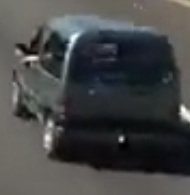
#> input picture car7.png, 190 x 195 px
$ jupyter execute --allow-errors integration.ipynb   (older library calls are emulated)
#> lines starting #> are read from the running program, lines starting #| are printed output that depends on the picture; after the words box and inside, x2 and y2 are one past the last pixel; in counts of white or black regions, pixels touching at a corner belong together
#> further down, img is the input picture: shape (195, 190, 4); mean B, G, R, A 71, 70.8, 69.8, 255
#Imports

[cell 1]
import glob
import cv2
import skimage
from time import sleep
import skimage.io as io
import numpy as np
import commonfunctions as cf
from skimage.feature import hog
from sklearn.model_selection import train_test_split, cross_val_score
from sklearn import svm
import matplotlib.pyplot as plt
from skimage.transform import rescale, resize, downscale_local_mean
from sklearn import metrics
import pickle

#Loading Model

#> (a cell that did not finish here is left out)

#Function to preprocess image before passing to model

[cell 3]
def preprocess_image(image):
    '''
    Function takes the BGR image and return the histogram of its RGB image

    Parameters
    ------------
    image : 3d matrix of a bgr image

    Returns
    --------
    The hog features of the rgb image

    '''
    image = cv2.cvtColor(image, cv2.COLOR_BGR2RGB)
    image = skimage.transform.resize (image,
                        (64, 64),
                        anti_aliasing=True)
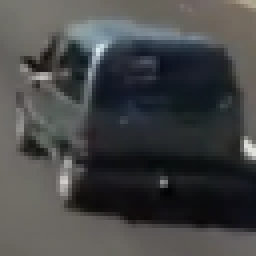
#> image: shape (64, 64, 3) float64 (shown 4 times larger); mean R, G, B 0.274, 0.278, 0.278
    hog_features,_= hog(image, orientations=9,
                    pixels_per_cell=(8, 8),
                    cells_per_block=(3, 3), block_norm='L2-Hys',
                    visualize=True, transform_sqrt=False,
                    feature_vector=True, multichannel=True)
#> hog_features = 2916 values, max 0.36 at index 814, min 0 at index 2, mean 0.0722
    return hog_features
    pass

#Code to take the hog image and return whether it is car or not

[cell 4]
def isCar(image):
    '''
    function to use the loaded SVM model to dedtect whether picture is car or not

    Parameters
    ------------
    image : 3d matrix of a bgr image

    Returns
    -------

    iscar : Boolean      true if car flase if not
    '''
    hog_features=preprocess_image(image)
    X_test=[]
    X_test.append(hog_features)
    iscar=np.uint8(loaded_model.predict(X_test)[0])
    return iscar

#block to test the model and preprocess funciton

[cell 5]
img = cv2.imread('car7.png', -1)
#> (the rest of this cell did not finish here and is left out)

Extracting region of interest and classify it using the model
---------------------------------------------------------------------

[cell 6]
# load a video
video = cv2.VideoCapture('trimmed2.mp4')

# You can set custom kernel size if you want.
kernel = None

# Initialize the background object.
backgroundObject = cv2.createBackgroundSubtractorMOG2(varThreshold=10,detectShadows = True)

while True:

    # Read a new frame.
    ret, frame = video.read()
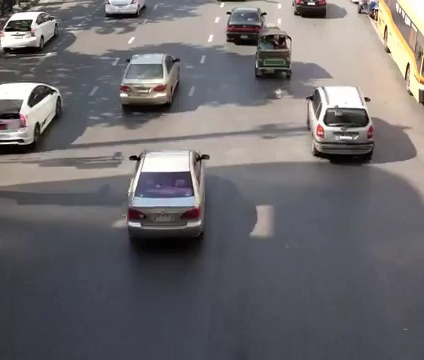
#> input picture frame 68 of trimmed2.mp4, 424 x 360 px
#> frame is the input picture: shape (360, 424, 3); mean B, G, R 109.4, 107.1, 110.1

    # Check if frame is not read correctly.
    if not ret:
        break

    # Apply the background object on the frame to get the segmented mask.
    fgmask = backgroundObject.apply(frame)
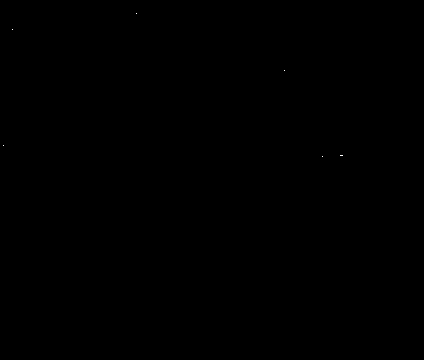
#> fgmask: shape (360, 424); values 127 (black) and 255 (white), 0.01% white in thin lines or dots, all inside (x1, y1, x2, y2) = (3, 13, 343, 157)
    #initialMask = fgmask.copy()

    # Perform thresholding to get rid of the shadows.
    _, fgmask = cv2.threshold(fgmask, 250, 255, cv2.THRESH_BINARY)
    #noisymask = fgmask.copy()

    # Apply some morphological operations to make sure you have a good mask
    fgmask = cv2.erode(fgmask, kernel, iterations = 1)
#> fgmask: shape (360, 424); every value is 0
    fgmask = cv2.dilate(fgmask, kernel, iterations = 2)

    # Detect contours in the frame.
    contours, _ = cv2.findContours(fgmask, cv2.RETR_EXTERNAL, cv2.CHAIN_APPROX_SIMPLE)
#> contours = []

    # Create a copy of the frame to draw bounding boxes around the detected cars.
    frameCopy = frame.copy()
    #sleep(0.05)
    # loop over each contour found in the frame.
    bounded_img=frame
    frameCopy2=frame.copy()
    for cnt in contours:

        # Make sure the contour area is somewhat higher than some threshold to make sure its a car and not some noise.
        if cv2.contourArea(cnt) > 400:
            try:

                # Retrieve the bounding box coordinates from the contour.
                x, y, width, height = cv2.boundingRect(cnt)
                bounded_img=frameCopy2[x+40:x+width,y:y+height-10,:]
                boundedd_img2=skimage.transform.resize(bounded_img,
                            (128, 128),
                            anti_aliasing=True)
                #cv2.imshow('initial Mask', boundedd_img2)
                if(isCar(bounded_img) or False):
                    #cv2.imshow('initial Mask', bounded_img)
                    # Draw a bounding box around the car.
                    cv2.rectangle(frameCopy, (x , y), (x + width, y + height),(0, 0, 255), 2)

                    # Write Car Detected near the bounding box drawn.
                    cv2.putText(frameCopy, 'Car Detected', (x, y-10), cv2.FONT_HERSHEY_SIMPLEX, 0.3, (0,255,0), 1, cv2.LINE_AA)
            except:
                pass
#> this loop made 0 passes

    # Extract the foreground from the frame using the segmented mask.
    foregroundPart = cv2.bitwise_and(frame, frame, mask=fgmask)
#> foregroundPart: shape (360, 424, 3); every value is 0

    # Stack the original frame, extracted foreground, and annotated frame.
    stacked = np.hstack((frame, foregroundPart, frameCopy))
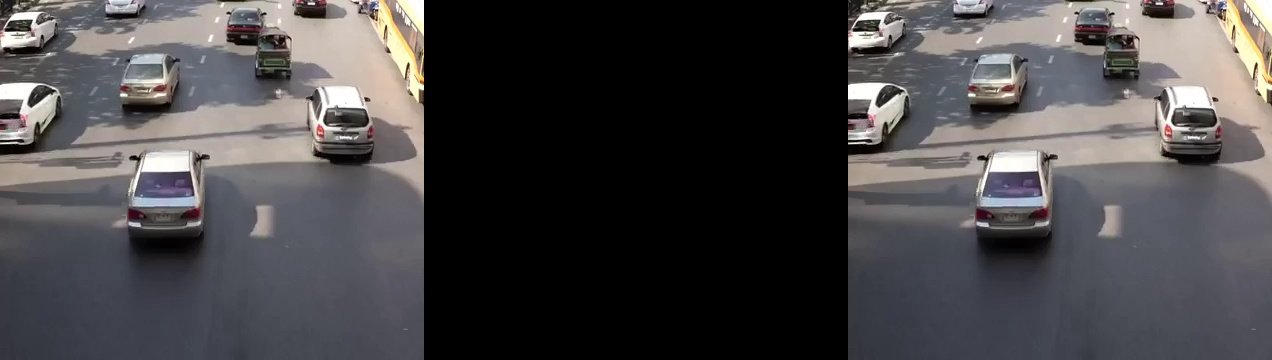
#> stacked: shape (360, 1272, 3); mean B, G, R 73, 71.4, 73.4

    # Display the stacked image with an appropriate title.
    cv2.imshow('Original Frame, Extracted Foreground and Detected Cars', cv2.resize(stacked, None, fx=0.5, fy=0.5))
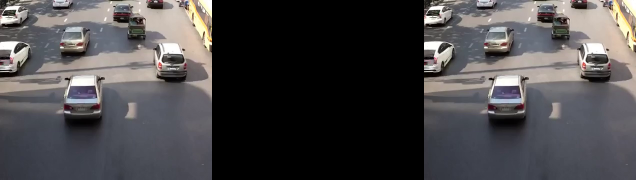
#> window 'Original Frame, Extracted Fore': shape (180, 636, 3); mean B, G, R 73, 71.5, 73.5
    #cv2.imsh

    # Wait until a key is pressed.
    # Retreive the ASCII code of the key pressed
    k = cv2.waitKey(1) & 0xff
#> (key q is pressed here)

    # Check if 'q' key is pressed.
    if k == ord('q'):

        # Break the loop.
        break

# Release the VideoCapture Object.
video.release()

# Close the windows.q
cv2.destroyAllWindows()
